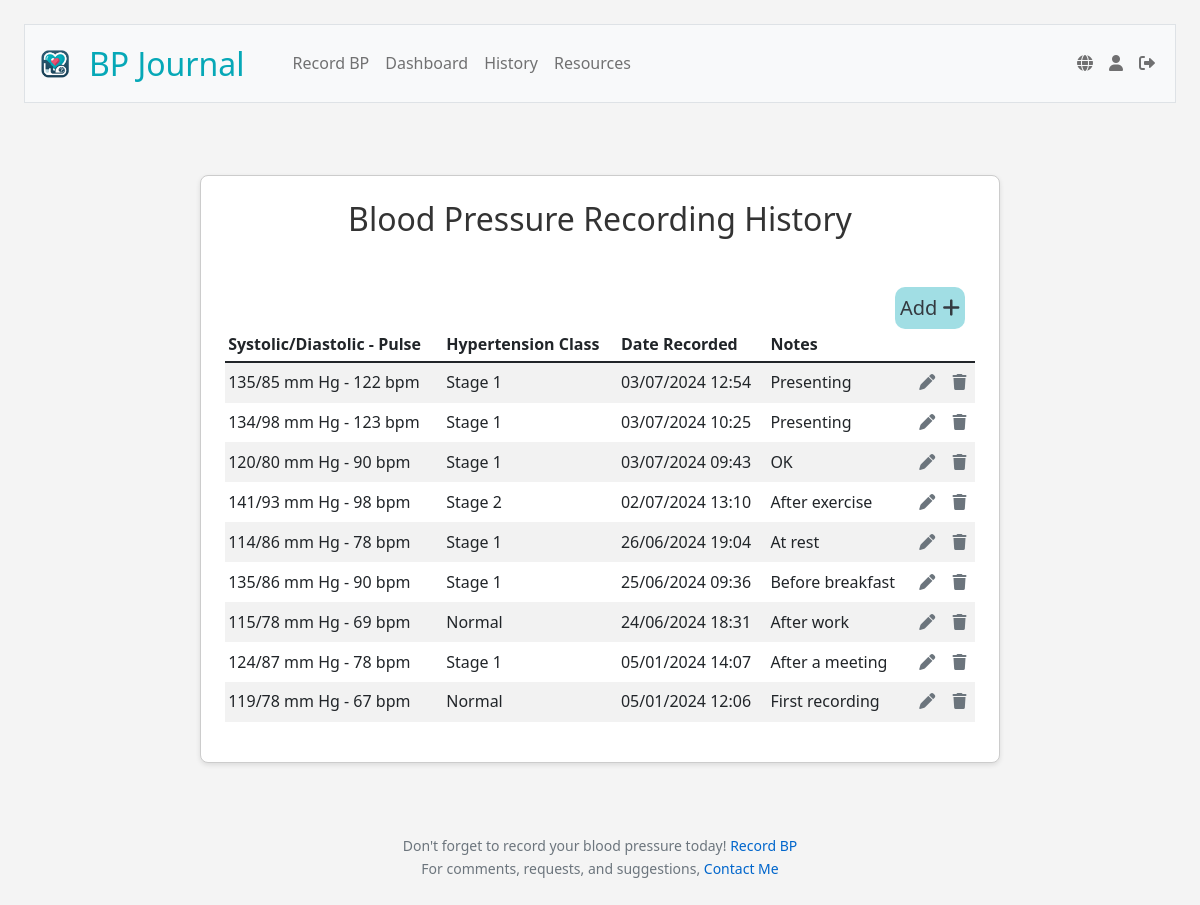
Screenshot of /history (signed in) with the database file from the repository.
### tables this page shows
CREATE TABLE blood_pressure_readings (
id INTEGER PRIMARY KEY AUTOINCREMENT NOT NULL,
user_id INTEGER NOT NULL,
systolic INTEGER NOT NULL,
diastolic INTEGER NOT NULL,
pulse INTEGER,
reading_date DATETIME DEFAULT CURRENT_TIMESTAMP,
notes TEXT,
FOREIGN KEY (user_id) REFERENCES users (id));

### app.py (the view)
@app.route("/history", methods=["GET", "POST"])
@login_required
def history():
    data=g.language_data['history']
    if request.method == "POST":
        if "edit_record" in request.form:
            record_id = request.form.get("record_id")
            return redirect(url_for('edit', id=record_id))
        elif "remove_record" in request.form:
            record_id = request.form.get("record_id")
            try:
                db.execute("DELETE FROM blood_pressure_readings WHERE id = ?", record_id)
                flash(data['removeSuccess'], 'success')
                return redirect("/history")
            except Exception as e:
                flash(f"{data['removeFail']} {e}", 'danger')
                return redirect("/history")
    else:
        user_id = session["user_id"]
        user_timezone = db.execute("SELECT timezone FROM users WHERE id = ?", user_id)[0]['timezone']
        user_tz = pytz.timezone(user_timezone)
        recording_rows = db.execute("""
                                    SELECT *
                                    FROM blood_pressure_readings
                                    WHERE user_id = ?
                                    ORDER BY reading_date DESC
        """, user_id)
        for row in recording_rows:
            row["classification"] = classify_bp(row["systolic"], row["diastolic"])
            utc_time = row["reading_date"]
            try:
                local_time = pytz.utc.localize(datetime.strptime(utc_time, '%Y-%m-%d %H:%M:%S')).astimezone(user_tz)
                row["reading_date"] = local_time.strftime('%d/%m/%Y %H:%M')
            except Exception:
                row["reading_date"] = utc_time
    return render_template("history.html", classes=g.language_data['classes'], history=recording_rows, data=data)

### app.py (called while the page is built)
@app.before_request
def load_language_data():
    if 'language' not in session:
        session['language'] = 'en'
    user_lang = session['language']
    with open(f'languages/{user_lang}.json', 'r') as file:
        g.language_data = json.load(file)
    g.language_data['current_lang'] = user_lang

@app.after_request
def after_request(response):
    response.headers["Cache-Control"] = "no-cache, no-store, must-revalidate"
    response.headers["Expires"] = 0
    response.headers["Pragma"] = "no-cache"
    return response

@app.context_processor
def inject_layout_data():
    return dict(layout_data=g.language_data['layout'])

@app.context_processor
def inject_user_details():
    if 'user_id' in session:
        user_id = session['user_id']
        user_info = db.execute("SELECT username FROM users WHERE id = ?", user_id)
        if user_info:
            username = user_info[0]['username']
        else:
            username = None
    else:
        username = None
    return {'username': username}

### helpers.py (called while the page is built)
def classify_bp(systolic, diastolic):
    if systolic < 120 and diastolic < 80:
        return "Normal"
    elif 120 <= systolic < 130 and diastolic < 80:
        return "Elevated"
    elif 130 <= systolic < 140 or 80 <= diastolic < 90:
        return "High1"
    elif 140 <= systolic or 90 <= diastolic:
        return "High2"
    else:
        return "Crisis"

def login_required(f):
    @wraps(f)
    def decorated_function(*args, **kwargs):
        if session.get("user_id") is None:
            return redirect("/login")
        return f(*args, **kwargs)
    return decorated_function

### templates/history.html (shortened to what this page needs)
{% extends "layout.html" %}
{% block main %}
    <div class="section">
        <h2>{{ data.heading }}</h2>
        <a class="add-record-button" href="/record" title="{{ layout_data.recordReading }}">
            {{ data.recordReading }} <i class="fas fa-plus icon"></i>
        </a>
        <link rel="stylesheet" href="https://cdnjs.cloudflare.com/ajax/libs/font-awesome/6.0.0-beta3/css/all.min.css">
        <table class="table table-striped">
            <thead>
                <tr>
                    <th class="text-start">{{ data.combined }}</th>
                    <th class="text-start">{{ data.readingClassification }}</th>
                    <th class="text-start">{{ data.dateRecorded }}</th>
                    <th class="text-start">{{ data.notes }}</th>
                    <th class="text-start"></th>
                    <th class="text-start"></th>
                </tr>
            </thead>
            <tbody>
                {% for row in history %}
                <tr>
                    <td class="text-start">{{ row.systolic }}/{{ row.diastolic }} mm Hg - {{ row.pulse }} bpm</td>
                    <td class="text-start">{{ classes[row.classification] }}</td>
                    <td class="text-start">{{ row.reading_date }}</td>
                    <td class="text-start">{{ row.notes }}</td>
                    <td>
                    <form action="/history" method="POST" style="display:inline;">
                        <button type="submit" name="edit_record" class="icon-btn" title="{{ data.editRecording }}">
                            <i class="fas fa-pen"></i>
                        </button>
                    </form>
                    </td>
                    <td>
                    <form action="/history" method="POST" style="display:inline;">
                        <button type="submit" name="remove_record" class="icon-btn" title="{{ data.removeRecording }}">
                            <i class="fas fa-trash"></i>
                        </button>
                    </form>
                    </td>
                </tr>
                {% endfor %}
            </tbody>
        </table>
    </div>
{% endblock %}

### static/styles.css (style rules this page uses)
body { background-color: #f4f4f4; color: #333; font-family: 'Segoe UI', Arial, sans-serif; line-height: 1.6; margin: 0; padding: 1.5em; }
h2, h3, h4, h5 { margin-bottom: 1.5em; text-align: center; }
h2 { font-size: 2em; }
p, li, a { font-size: 1em; text-align: justify; }
a { color: #0066cc; text-decoration: none; }
.section { background-color: #ffffff; border: 1px solid #ccc; border-radius: .5em; box-shadow: 0 2px 5px rgba(0,0,0,0.1); padding: 1.5em; margin: 1.5em auto; margin-left: auto; margin-right: auto; max-width: 800px; }
.table>:not(caption)>*>* { border-bottom-width: 0px; padding: .2rem .2rem; vertical-align: middle; }
.add-record-button { background: #06a8b760; border: none; border-left: .5em; border-radius: .5em; color: #343a40; cursor: pointer; float: right; font-size: 1.25em; margin: 0; margin-left: .5em; margin-right: .5em; padding: .25em; transition-duration: .3s; }
.icon-btn { background: none; border: none; border-radius: .25em; color: #6c757d; cursor: pointer; font-size: 1em; padding: .25em; margin: 0; transition: .3s; }

### rows the page displays
blood_pressure_readings: systolic "135", diastolic "85", pulse "122", classes "Stage 1", reading_date "03/07/2024 12:54", notes "Presenting"
blood_pressure_readings: systolic "134", diastolic "98", pulse "123", classes "Stage 1", reading_date "03/07/2024 10:25", notes "Presenting"
blood_pressure_readings: systolic "120", diastolic "80", pulse "90", classes "Stage 1", reading_date "03/07/2024 09:43", notes "OK"
blood_pressure_readings: systolic "141", diastolic "93", pulse "98", classes "Stage 2", reading_date "02/07/2024 13:10", notes "After exercise"
blood_pressure_readings: systolic "114", diastolic "86", pulse "78", classes "Stage 1", reading_date "26/06/2024 19:04", notes "At rest"
blood_pressure_readings: systolic "135", diastolic "86", pulse "90", classes "Stage 1", reading_date "25/06/2024 09:36", notes "Before breakfast"
blood_pressure_readings: systolic "115", diastolic "78", pulse "69", classes "Normal", reading_date "24/06/2024 18:31", notes "After work"
blood_pressure_readings: systolic "124", diastolic "87", pulse "78", classes "Stage 1", reading_date "05/01/2024 14:07", notes "After a meeting"
blood_pressure_readings: systolic "119", diastolic "78", pulse "67", classes "Normal", reading_date "05/01/2024 12:06", notes "First recording"

### other values shown
{{ layout_data.navbarBrand }} "BP Journal"
{{ layout_data.recordReading }} "Record BP"
{{ layout_data.dashboard }} "Dashboard"
{{ layout_data.history }} "History"
{{ layout_data.resources }} "Resources"
{{ data.heading }} "Blood Pressure Recording History"
{{ data.recordReading }} "Add"
{{ data.combined }} "Systolic/Diastolic - Pulse"
{{ data.readingClassification }} "Hypertension Class"
{{ data.dateRecorded }} "Date Recorded"
{{ data.notes }} "Notes"
{{ layout_data.footerTextA }} "Don't forget to record your blood pressure today!"
{{ layout_data.footerTextB }} "Record BP"
{{ layout_data.footerTextC }} "For comments, requests, and suggestions,"
{{ layout_data.footerTextD }} "Contact Me"
